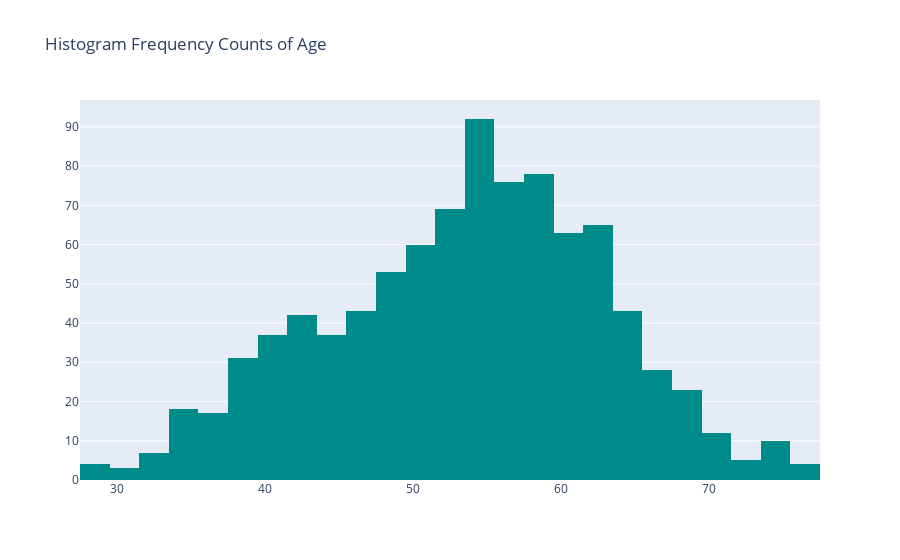

The notebook cell this image was saved under:
### Code cell
trace = go.Histogram(x=combined_df["age"], name="age", marker=dict(color="darkcyan"))

layout = go.Layout(title="Histogram Frequency Counts of Age")

fig = go.Figure(data=trace, layout=layout)
py.offline.iplot(fig, filename="histogram-freq-counts of ")

### Figure 1 — Plotly figure (JSON) as saved in the notebook; plotly's stock layout.template omitted (floating-point values rounded to 4 significant figures; data arrays with more than 128 entries replaced by an {"elided": "..."} marker saying what was removed)
{"data": [{"marker": {"color": "darkcyan"}, "name": "age", "type": "histogram", "x": {"elided": "920 int values"}}], "layout": {"autosize": true, "title": {"text": "Histogram Frequency Counts of Age"}, "xaxis": {"autorange": true, "range": [27.5, 77.5], "type": "linear"}, "yaxis": {"autorange": true, "range": [0, 96.84]}}}
